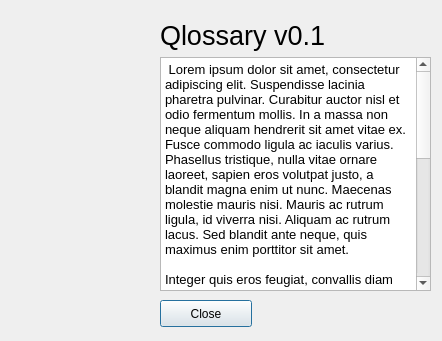
<?xml version="1.0" encoding="UTF-8"?>
<ui version="4.0">
 <class>AboutQlossary</class>
 <widget class="QDialog" name="AboutQlossary">
  <property name="geometry">
   <rect>
    <x>0</x>
    <y>0</y>
    <width>442</width>
    <height>341</height>
   </rect>
  </property>
  <property name="sizePolicy">
   <sizepolicy hsizetype="Fixed" vsizetype="Fixed">
    <horstretch>0</horstretch>
    <verstretch>0</verstretch>
   </sizepolicy>
  </property>
  <property name="minimumSize">
   <size>
    <width>442</width>
    <height>341</height>
   </size>
  </property>
  <property name="maximumSize">
   <size>
    <width>442</width>
    <height>341</height>
   </size>
  </property>
  <property name="windowTitle">
   <string>About Qlossary</string>
  </property>
  <widget class="QPushButton" name="btn_close_about_dlg">
   <property name="geometry">
    <rect>
     <x>160</x>
     <y>300</y>
     <width>92</width>
     <height>27</height>
    </rect>
   </property>
   <property name="text">
    <string>Close</string>
   </property>
  </widget>
  <widget class="QWidget" name="verticalLayoutWidget">
   <property name="geometry">
    <rect>
     <x>160</x>
     <y>20</y>
     <width>271</width>
     <height>271</height>
    </rect>
   </property>
   <layout class="QVBoxLayout" name="verticalLayout">
    <item>
     <widget class="QLabel" name="lbl_mnHelp_About">
      <property name="font">
       <font>
        <pointsize>20</pointsize>
       </font>
      </property>
      <property name="text">
       <string>Qlossary v0.1</string>
      </property>
     </widget>
    </item>
    <item>
     <widget class="QPlainTextEdit" name="plainTextEdit">
      <property name="font">
       <font>
        <pointsize>10</pointsize>
       </font>
      </property>
      <property name="readOnly">
       <bool>true</bool>
      </property>
      <property name="plainText">
       <string> Lorem ipsum dolor sit amet, consectetur adipiscing elit. Suspendisse lacinia pharetra pulvinar. Curabitur auctor nisl et odio fermentum mollis. In a massa non neque aliquam hendrerit sit amet vitae ex. Fusce commodo ligula ac iaculis varius. Phasellus tristique, nulla vitae ornare laoreet, sapien eros volutpat justo, a blandit magna enim ut nunc. Maecenas molestie mauris nisi. Mauris ac rutrum ligula, id viverra nisi. Aliquam ac rutrum lacus. Sed blandit ante neque, quis maximus enim porttitor sit amet.

Integer quis eros feugiat, convallis diam eget, tincidunt enim. Mauris massa nisi, tristique et vestibulum quis, ultrices vel turpis. Nunc varius tellus mattis commodo vulputate. Ut elementum orci non efficitur porta. Fusce et ipsum faucibus ligula sodales efficitur. Sed risus sem, accumsan ut luctus id, euismod porta purus. Integer nec elit sagittis, vehicula augue id, vulputate ipsum. Sed suscipit eros sit amet sem venenatis tincidunt. Mauris a ante mattis, placerat enim consequat, volutpat ligula. Pellentesque aliquet risus quis purus luctus, et tempor nulla interdum. Nullam sed pharetra urna, in pellentesque lectus. Morbi id nisi massa. Phasellus a quam sed nibh porta lobortis. Praesent vel nibh vel diam gravida ullamcorper. Donec sed sollicitudin ipsum. </string>
      </property>
     </widget>
    </item>
   </layout>
  </widget>
  <widget class="QLabel" name="Qlossary_logo">
   <property name="geometry">
    <rect>
     <x>20</x>
     <y>70</y>
     <width>131</width>
     <height>141</height>
    </rect>
   </property>
   <property name="text">
    <string/>
   </property>
   <property name="pixmap">
    <pixmap>../../../../Irudiak/qlossary_logo.png</pixmap>
   </property>
  </widget>
 </widget>
 <resources/>
 <connections/>
</ui>
